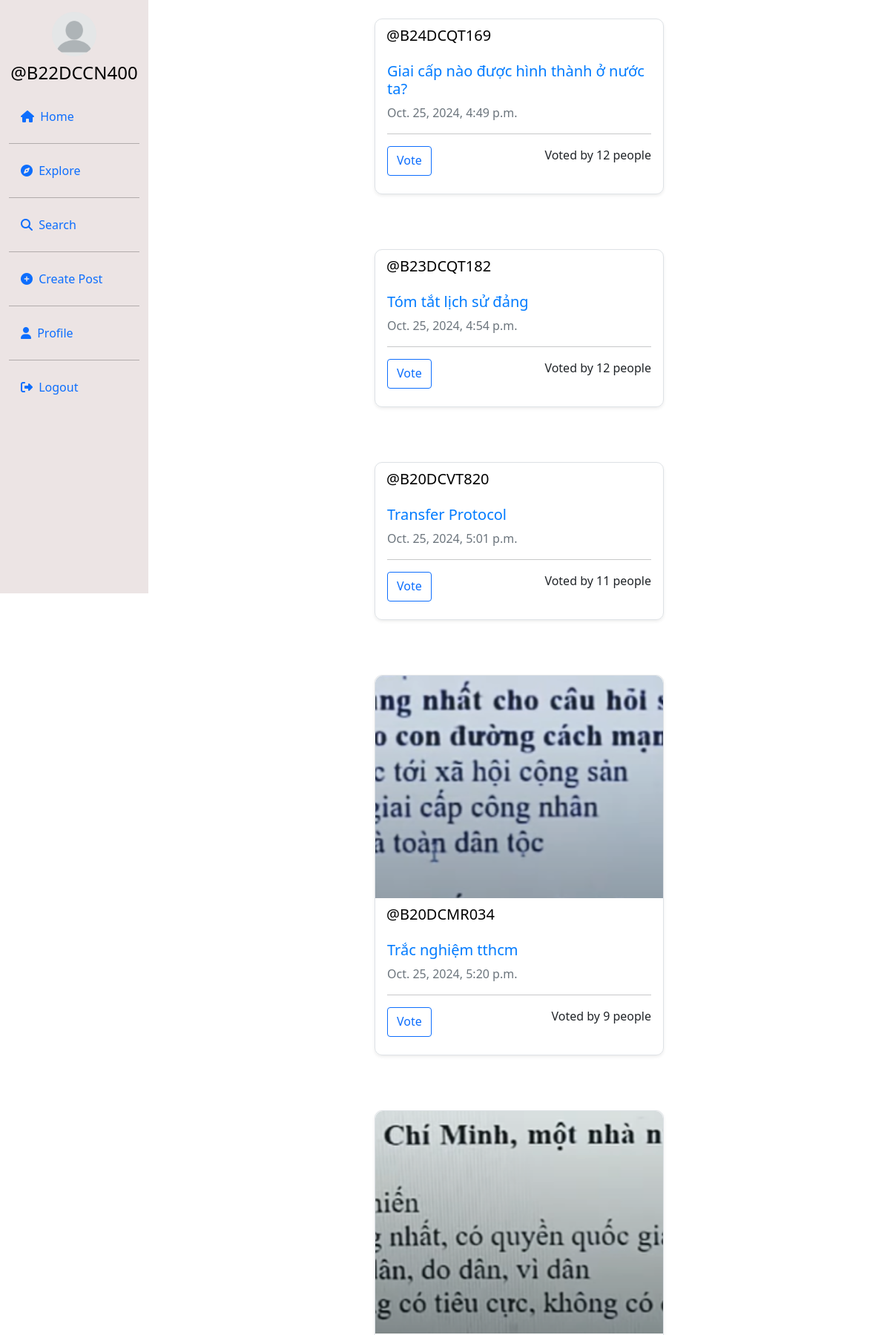
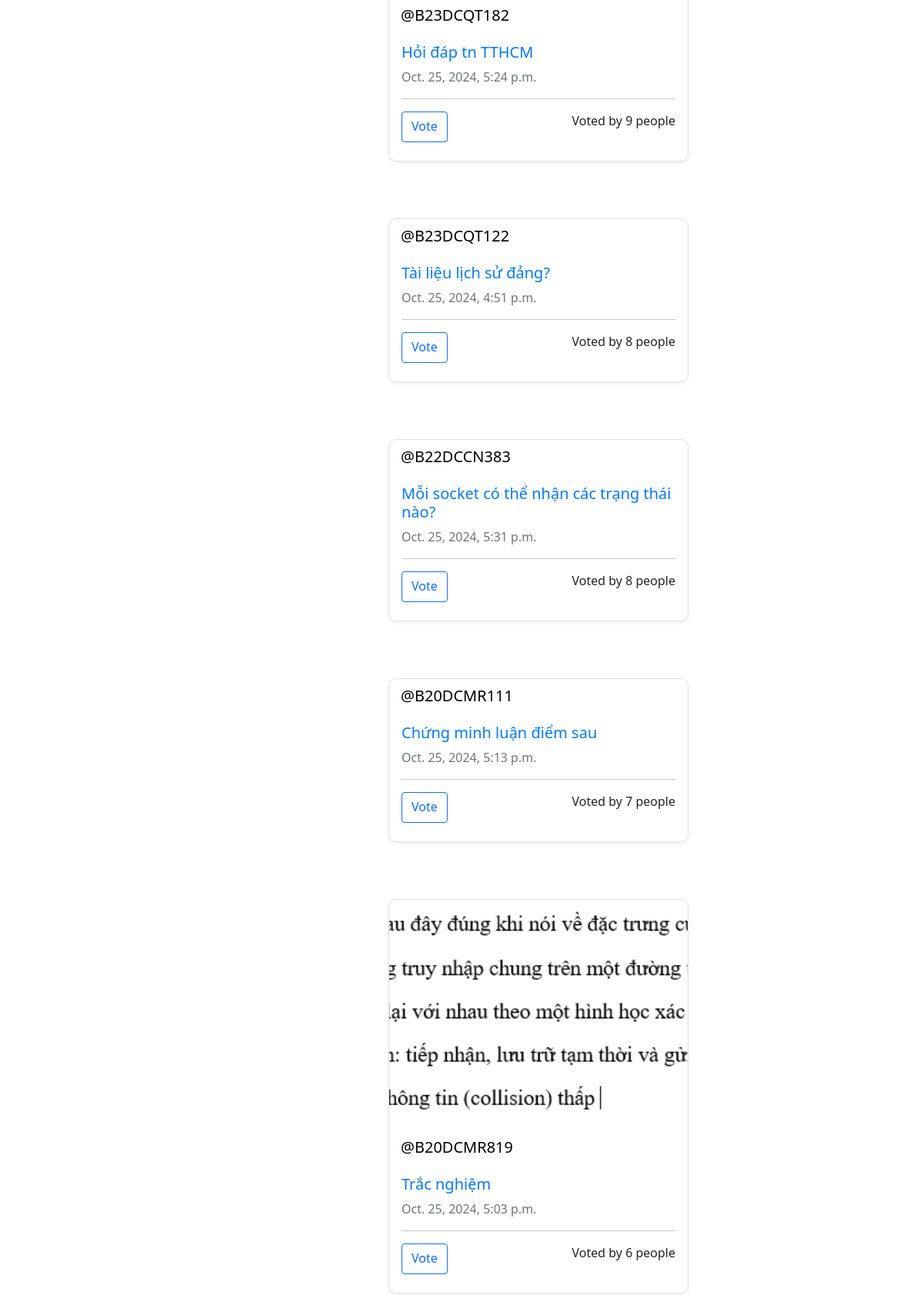
/ (signed in, upper part), run on the app's committed database (2 pictures, top to bottom).
### userauth/models.py (models this page shows, shortened)
class Profile(models.Model):
    user = models.ForeignKey(User, on_delete=models.CASCADE)
    id_user = models.IntegerField(primary_key=True, default=0)
    bio = models.TextField(blank=True, default='')
    profileimg = models.ImageField(upload_to='profile_images', default='blank-profile-picture.png')
    location = models.CharField(max_length=100, blank=True, default='')

class Post(models.Model):
    id = models.UUIDField(primary_key=True, default=uuid.uuid4)
    user = models.CharField(max_length=100)
    title = models.TextField(null=True, blank=True)
    file = models.FileField(upload_to='uploads/', null=True, blank=True)  # Sử dụng FileField cho tất cả loại file
    caption = models.TextField()
    subject = models.CharField(max_length=50, default="HDT")
    created_at = models.DateTimeField(default=datetime.now)
    no_of_likes = models.IntegerField(default=0)

### userauth/views.py (the view)
# urls.py: path('',views.home),
@login_required(login_url='/loginn')
@login_required(login_url='/loginn')
def home(request):
    posts = Post.objects.all().order_by('-no_of_likes')
    profile = Profile.objects.get(user=request.user)
    context = {
        'posts': posts,  # Chuyển đổi từ 'post' thành 'posts' vì giờ có nhiều bài viết hơn
        'profile': profile,
    }
    return render(request, 'main.html', context)

### userauth/templatetags/custom_filters.py (called while the page is built)
@register.filter
def endswith_any(value, suffixes):
    return any(str(value).endswith(suffix.strip()) for suffix in suffixes.split(','))

### templates/main.html (shortened to what this page needs)
{% load custom_filters %}
{% load static %}
<!DOCTYPE html>
<html lang="en">
<head>
    <link rel="stylesheet" href="https://maxcdn.bootstrapcdn.com/bootstrap/4.5.2/css/bootstrap.min.css">
    <link href="https://cdn.jsdelivr.net/npm/bootstrap@5.0.2/dist/css/bootstrap.min.css" rel="stylesheet"
>
    <link rel="stylesheet" href="{% static 'css/app.css' %}">
</head>
<body>
<div class="container-fluid">
    <div class="row">
        <nav class="col-md-2 d-none d-md-block sidebar" style="position: fixed;">
            <div class="text-center mt-3">
                <img src="{{ profile.profileimg.url }}" alt="Profile Picture" class="profile-pic">
                <h4 class="mt-2"><a href="/profile/{{ user }}" style="text-decoration:none;">@{{ user }}</a></h4>
            </div>
            <ul class="nav flex-column mt-4">
                <li class="nav-item">
                    <a class="nav-link active" href="/">
                        <i class="fa-solid fa-house mr-1"></i> Home
                    </a>
                </li>
                <hr>
                <li class="nav-item">
                    <a class="nav-link" href="/explore">
                        <i class="fa-solid fa-compass mr-1"></i> Explore
                    </a>
                </li>
                <hr>
                <li class="nav-item">
                    <a class="nav-link" href="#" data-bs-toggle="modal" data-bs-target="#exampleModal3">
                        <i class="fa-solid fa-magnifying-glass mr-1"></i> Search
                    </a>
                </li>
                <hr>
                <li class="nav-item">
                    <a class="nav-link" href="#" data-bs-toggle="modal" data-bs-target="#exampleModal2"
                       data-bs-whatever="@getbootstrap">
                        <i class="fa-solid fa-circle-plus mr-1"></i> Create Post
                    </a>
                </li>
                <hr>
                <li class="nav-item">
                    <a class="nav-link" href="/profile/{{ user }}">
                        <i class="fa-solid fa-user mr-1"></i> Profile
                    </a>
                </li>
                <hr>
                <li class="nav-item">
                    <a class="nav-link" href="/logoutt">
                        <i class="fa-solid fa-right-from-bracket mr-1"></i> Logout
                    </a>
                </li>
            </ul>
        </nav>
        <main role="main" class="col-md-9 ml-sm-auto col-lg-10 px-md-4">
            <div>
    {% for pos in posts %}
        <div class="container mb-4" id="{{ pos.id }}">
            <div class="row">
                <div class="col-md-6 mx-auto">
                    <div class="post-card border shadow-sm" style="margin: 25px; border-radius: 10px;">
                        {% if pos.file %}
                            {% if pos.file.url|endswith_any:".jpg,.png,.jpeg" %}
                                <img src="{{ pos.file.url }}" alt="Uploaded Image" class="post-image"
                                     style="height: 300px; width: 100%; object-fit: cover; border-radius: 10px 10px 0 0;">
                            {% endif %}
                        {% endif %}
                        <h5 style="margin-left: 15px; margin-top: 10px;">
                            <a href="/profile/{{ pos.user }}"
                               style="text-decoration: none;">@{{ pos.user }}</a>
                        </h5>
                        <div class="post-content p-3">
                            <h5>
                                <a href="{% url 'postdetail' pos.id %}"
                                   style="text-decoration: none; color: #007bff;">
                                    {{ pos.title }}
                                </a>
                            </h5>
                            <p class="text-muted">{{ pos.created_at }}</p>
                            <hr>
                            <div class="d-flex justify-content-between" style="margin-bottom: 8px;">
                                <a href="/like-post/{{ pos.id }}" class="btn btn-outline-primary">Vote</a>
                                {% if pos.no_of_likes == 0 %}
                                    <p>0</p>
                                {% elif pos.no_of_likes == 1 %}
                                    <p>Voted by {{ pos.no_of_likes }} person</p>
                                {% else %}
                                    <p>Voted by {{ pos.no_of_likes }} people</p>
                                {% endif %}
                            </div>
                        </div>
                    </div>
                </div>
            </div>
        </div>
    {% endfor %}
</div>
        </main>
    </div>
</div>
</body>
</html>

### templates/main.html (style rules this page uses)
.sidebar { background: #ece4e4; height: 100vh; color: black; }
.profile-pic { width: 60px; height: 60px; border-radius: 50%; object-fit: cover; }
a { color: black; }

### data on the page
Profile: profileimg (placeholder picture)
Post: user "B24DCQT169", title "Giai cấp nào được hình thành ở nước ta?", created_at "Oct. 25, 2024, 4:49 p.m.", no_of_likes "12"
Post: user "B23DCQT182", title "Tóm tắt lịch sử đảng", created_at "Oct. 25, 2024, 4:54 p.m.", no_of_likes "12"
Post: user "B20DCVT820", title "Transfer Protocol", created_at "Oct. 25, 2024, 5:01 p.m.", no_of_likes "11"
Post: file (picture), user "B20DCMR034", title "Trắc nghiệm tthcm", created_at "Oct. 25, 2024, 5:20 p.m.", no_of_likes "9"
Post: file (picture), user "B23DCQT182", title "Hỏi đáp tn TTHCM", created_at "Oct. 25, 2024, 5:24 p.m.", no_of_likes "9"
Post: user "B23DCQT122", title "Tài liệu lịch sử đảng?", created_at "Oct. 25, 2024, 4:51 p.m.", no_of_likes "8"
Post: user "B22DCCN383", title "Mỗi socket có thể nhận các trạng thái nào?", created_at "Oct. 25, 2024, 5:31 p.m.", no_of_likes "8"
Post: user "B20DCMR111", title "Chứng minh luận điểm sau", created_at "Oct. 25, 2024, 5:13 p.m.", no_of_likes "7"
Post: file (picture), user "B20DCMR819", title "Trắc nghiệm", created_at "Oct. 25, 2024, 5:03 p.m.", no_of_likes "6"

### other printed values
{{ user }} "B22DCCN400"
